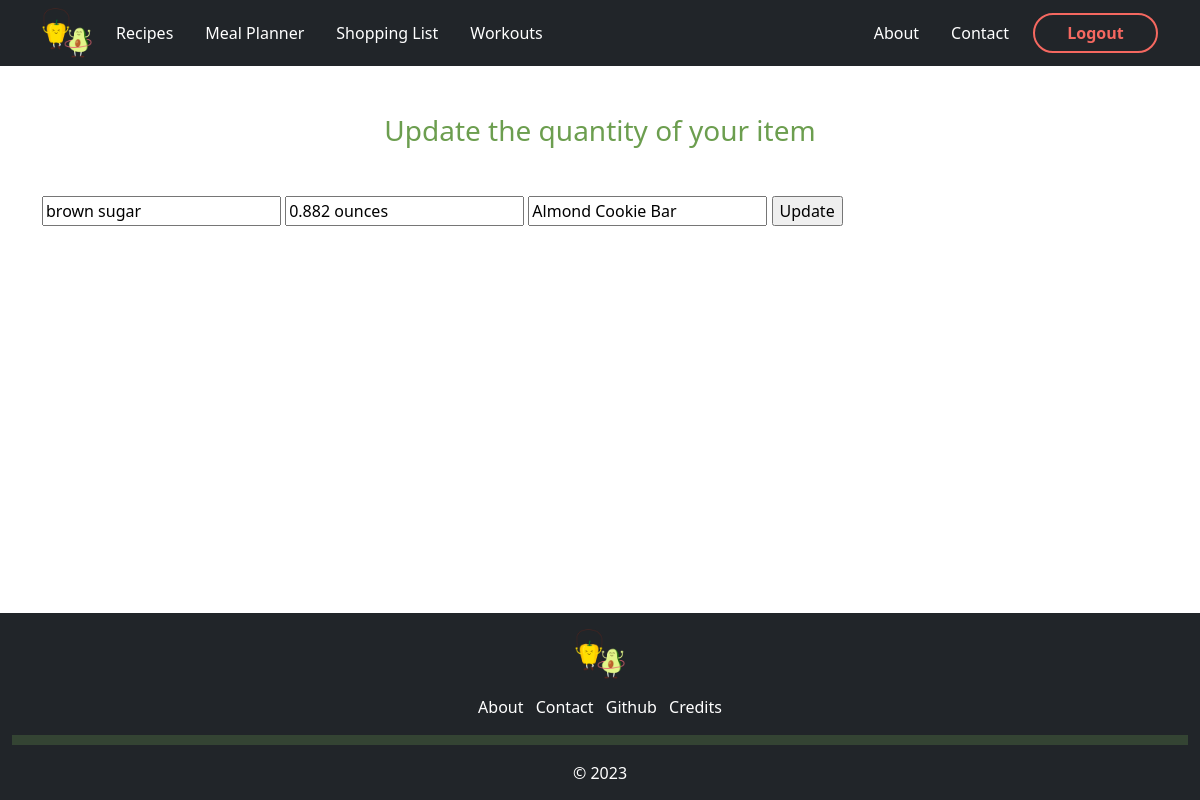
Screenshot of /updateQuan/3 (signed in) with the database file from the repository.
### app/models.py (models this page shows, shortened)
class ShoppingList(db.Model):
    item_id = db.Column(db.Integer, nullable = False, primary_key = True)
    user_id = db.Column(db.Integer, db.ForeignKey('user.id'), nullable=False)
    name = db.Column(db.String(255), nullable = False)
    quantity = db.Column(db.String, nullable = False)
    date_added = db.Column(db.DateTime, nullable = False, default = datetime.utcnow)
    recipe_name = db.Column(db.String, nullable = True)

### app/routes.py (the view)
@app.route('/updateQuan/<int:itemnumber>', methods=["GET", "POST"])
@login_required
def updateQuan(itemnumber):
    item = ShoppingList.query.get_or_404(itemnumber)
    if item.user_id != current_user.id:
        return redirect(url_for('home'))
    if request.method == 'POST':
        item.name = request.form['name']
        item.quantity = request.form['quantity']
        item.recipe_name = request.form['recipe']
        db.session.commit()
        return redirect(url_for('shopping'))
    else:
        return render_template("upQuan.html", title = "Update Item Quantity", css_file = 'shopping.css', item=item)

### app/models.py (called while the page is built)
@login_manager.user_loader
def load_user(user_id):
    return User.query.get(user_id)

### app/templates/upQuan.html
{% extends "base.html" %}
{% block content %}
<div class="container-sm">
    <div class="text-center my-5 green-font">
        <h3>Update the quantity of your item</h3>
    </div>
    <form action="/updateQuan/{{item.item_id}}" method="POST">
        <input type="text" name="name" id="content" value="{{item.name}}">
        <input type="text" name="quantity" value="{{item.quantity}}">
        <input type="text" name="recipe" value="{{item.recipe_name}}">
        <input type="submit" value="Update">
    </form>
</div>
{% endblock %}

### app/static/css/shopping.css (style rules this page uses)
.green-font { color: #6C9E4F }

### rows the page displays
ShoppingList: name "brown sugar", quantity "0.882 ounces", recipe "Almond Cookie Bar"
